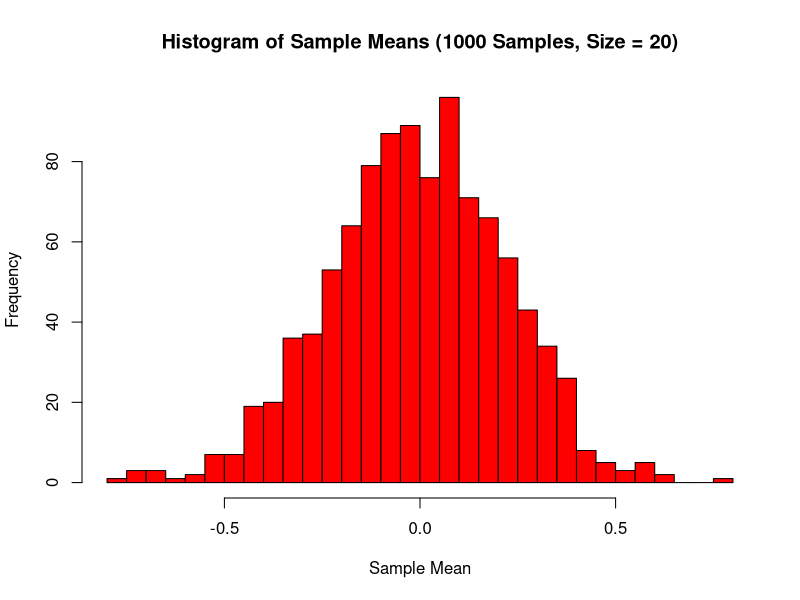

Write the R code that produced this figure.
# Step 2:
# Take 1000 samples of size 20 from standard normal distribution
# Plot histogram of sample means with red center (-1.669 to 1.669) and blue tails

set.seed(123)  # Ensure reproducibility

# Generate matrix: 1000 samples, each of size 20 (stored row-wise)
X_matrix <- matrix(rnorm(1000 * 20), nrow = 1000, ncol = 20)

# Compute the mean of each row (each sample of size 20)
sample_means <- rowMeans(X_matrix)

# Create histogram data of sample means without plotting
hist_means <- hist(sample_means, breaks = 50, plot = FALSE)

# Color bins: red for -1.669 ≤ mean ≤ 1.669, blue otherwise
bar_colors <- ifelse(hist_means$mids < -1.669 | hist_means$mids > 1.669, "blue", "red")

# Plot histogram with custom colors
plot(hist_means,
     col = bar_colors,
     main = "Histogram of Sample Means (1000 Samples, Size = 20)",
     xlab = "Sample Mean",
     ylab = "Frequency",
     border = "black")

# Add vertical lines at Z = ±1.669
abline(v = 1.669, col = "black", lty = 2, lwd = 2)
abline(v = -1.669, col = "black", lty = 2, lwd = 2)

# Add labels to the vertical lines
text(1.669, max(hist_means$counts) * 0.9, "Z = 1.669", pos = 4, col = "black")
text(-1.669, max(hist_means$counts) * 0.9, "Z = -1.669", pos = 2, col = "black")
